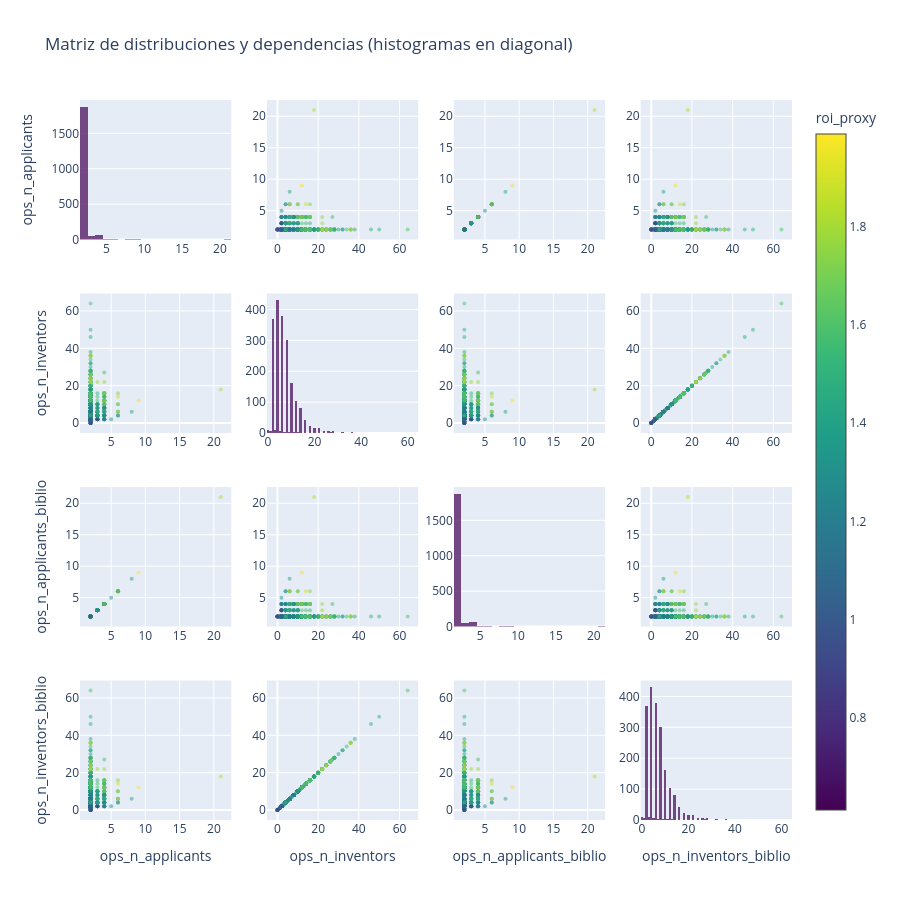

Notebook cell for this chart:
### Markdown cell above
### Historigramas y correlación entre variabñes de la agrupación (Solicitantes e inventores vs ROI)

### Code cell
cols = [
    "ops_n_applicants",
    "ops_n_inventors",
    "ops_n_applicants_biblio",
    "ops_n_inventors_biblio",
]

df = df_tablon[cols + ["roi_proxy"]].dropna()
n = len(cols)

fig = make_subplots(
    rows=n,
    cols=n,
    shared_xaxes=False,
    shared_yaxes=False
)

for i, y in enumerate(cols):
    for j, x in enumerate(cols):

        # Diagonal → histogramas
        if i == j:
            fig.add_trace(
                go.Histogram(
                    x=df[x],
                    marker=dict(
                        color="rgba(68,1,84,0.7)"
                    ),
                    showlegend=False
                ),
                row=i+1, col=j+1
            )

        # Fuera de diagonal → scatter
        else:
            fig.add_trace(
                go.Scatter(
                    x=df[x],
                    y=df[y],
                    mode="markers",
                    marker=dict(
                        color=df["roi_proxy"],
                        colorscale="Viridis",
                        size=4,
                        opacity=0.5,
                        showscale=(i == 0 and j == n - 1),
                        colorbar=dict(title="roi_proxy")
                    ),
                    showlegend=False
                ),
                row=i+1, col=j+1
            )

# 🔹 ETIQUETAS DE EJES
for i, col in enumerate(cols):
    # Eje Y (primera columna)
    fig.update_yaxes(
        title_text=col,
        row=i+1,
        col=1
    )

    # Eje X (última fila)
    fig.update_xaxes(
        title_text=col,
        row=n,
        col=i+1
    )

fig.update_layout(
    height=900,
    width=900,
    title="Matriz de distribuciones y dependencias (histogramas en diagonal)",
)

fig.show()

### Figure 1 — Plotly figure (JSON) as saved in the notebook; plotly's stock layout.template omitted (floating-point values rounded to 4 significant figures; data arrays with more than 128 entries replaced by an {"elided": "..."} marker saying what was removed)
{"data": [{"marker": {"color": "rgba(68,1,84,0.7)"}, "showlegend": false, "type": "histogram", "x": {"elided": "2000 int values"}, "xaxis": "x", "yaxis": "y"}, {"marker": {"color": {"elided": "2000 float values"}, "colorbar": {"title": {"text": "roi_proxy"}}, "colorscale": [[0, "#440154"], [0.1111, "#482878"], [0.2222, "#3e4989"], [0.3333, "#31688e"], [0.4444, "#26828e"], [0.5556, "#1f9e89"], [0.6667, "#35b779"], [0.7778, "#6ece58"], [0.8889, "#b5de2b"], [1, "#fde725"]], "opacity": 0.5, "showscale": false, "size": 4}, "mode": "markers", "showlegend": false, "type": "scatter", "x": {"elided": "2000 int values"}, "xaxis": "x2", "y": {"elided": "2000 int values"}, "yaxis": "y2"}, {"marker": {"color": {"elided": "2000 float values"}, "colorbar": {"title": {"text": "roi_proxy"}}, "colorscale": [[0, "#440154"], [0.1111, "#482878"], [0.2222, "#3e4989"], [0.3333, "#31688e"], [0.4444, "#26828e"], [0.5556, "#1f9e89"], [0.6667, "#35b779"], [0.7778, "#6ece58"], [0.8889, "#b5de2b"], [1, "#fde725"]], "opacity": 0.5, "showscale": false, "size": 4}, "mode": "markers", "showlegend": false, "type": "scatter", "x": {"elided": "2000 int values"}, "xaxis": "x3", "y": {"elided": "2000 int values"}, "yaxis": "y3"}, {"marker": {"color": {"elided": "2000 float values"}, "colorbar": {"title": {"text": "roi_proxy"}}, "colorscale": [[0, "#440154"], [0.1111, "#482878"], [0.2222, "#3e4989"], [0.3333, "#31688e"], [0.4444, "#26828e"], [0.5556, "#1f9e89"], [0.6667, "#35b779"], [0.7778, "#6ece58"], [0.8889, "#b5de2b"], [1, "#fde725"]], "opacity": 0.5, "showscale": true, "size": 4}, "mode": "markers", "showlegend": false, "type": "scatter", "x": {"elided": "2000 int values"}, "xaxis": "x4", "y": {"elided": "2000 int values"}, "yaxis": "y4"}, {"marker": {"color": {"elided": "2000 float values"}, "colorbar": {"title": {"text": "roi_proxy"}}, "colorscale": [[0, "#440154"], [0.1111, "#482878"], [0.2222, "#3e4989"], [0.3333, "#31688e"], [0.4444, "#26828e"], [0.5556, "#1f9e89"], [0.6667, "#35b779"], [0.7778, "#6ece58"], [0.8889, "#b5de2b"], [1, "#fde725"]], "opacity": 0.5, "showscale": false, "size": 4}, "mode": "markers", "showlegend": false, "type": "scatter", "x": {"elided": "2000 int values"}, "xaxis": "x5", "y": {"elided": "2000 int values"}, "yaxis": "y5"}, {"marker": {"color": "rgba(68,1,84,0.7)"}, "showlegend": false, "type": "histogram", "x": {"elided": "2000 int values"}, "xaxis": "x6", "yaxis": "y6"}, {"marker": {"color": {"elided": "2000 float values"}, "colorbar": {"title": {"text": "roi_proxy"}}, "colorscale": [[0, "#440154"], [0.1111, "#482878"], [0.2222, "#3e4989"], [0.3333, "#31688e"], [0.4444, "#26828e"], [0.5556, "#1f9e89"], [0.6667, "#35b779"], [0.7778, "#6ece58"], [0.8889, "#b5de2b"], [1, "#fde725"]], "opacity": 0.5, "showscale": false, "size": 4}, "mode": "markers", "showlegend": false, "type": "scatter", "x": {"elided": "2000 int values"}, "xaxis": "x7", "y": {"elided": "2000 int values"}, "yaxis": "y7"}, {"marker": {"color": {"elided": "2000 float values"}, "colorbar": {"title": {"text": "roi_proxy"}}, "colorscale": [[0, "#440154"], [0.1111, "#482878"], [0.2222, "#3e4989"], [0.3333, "#31688e"], [0.4444, "#26828e"], [0.5556, "#1f9e89"], [0.6667, "#35b779"], [0.7778, "#6ece58"], [0.8889, "#b5de2b"], [1, "#fde725"]], "opacity": 0.5, "showscale": false, "size": 4}, "mode": "markers", "showlegend": false, "type": "scatter", "x": {"elided": "2000 int values"}, "xaxis": "x8", "y": {"elided": "2000 int values"}, "yaxis": "y8"}, {"marker": {"color": {"elided": "2000 float values"}, "colorbar": {"title": {"text": "roi_proxy"}}, "colorscale": [[0, "#440154"], [0.1111, "#482878"], [0.2222, "#3e4989"], [0.3333, "#31688e"], [0.4444, "#26828e"], [0.5556, "#1f9e89"], [0.6667, "#35b779"], [0.7778, "#6ece58"], [0.8889, "#b5de2b"], [1, "#fde725"]], "opacity": 0.5, "showscale": false, "size": 4}, "mode": "markers", "showlegend": false, "type": "scatter", "x": {"elided": "2000 int values"}, "xaxis": "x9", "y": {"elided": "2000 int values"}, "yaxis": "y9"}, {"marker": {"color": {"elided": "2000 float values"}, "colorbar": {"title": {"text": "roi_proxy"}}, "colorscale": [[0, "#440154"], [0.1111, "#482878"], [0.2222, "#3e4989"], [0.3333, "#31688e"], [0.4444, "#26828e"], [0.5556, "#1f9e89"], [0.6667, "#35b779"], [0.7778, "#6ece58"], [0.8889, "#b5de2b"], [1, "#fde725"]], "opacity": 0.5, "showscale": false, "size": 4}, "mode": "markers", "showlegend": false, "type": "scatter", "x": {"elided": "2000 int values"}, "xaxis": "x10", "y": {"elided": "2000 int values"}, "yaxis": "y10"}, {"marker": {"color": "rgba(68,1,84,0.7)"}, "showlegend": false, "type": "histogram", "x": {"elided": "2000 int values"}, "xaxis": "x11", "yaxis": "y11"}, {"marker": {"color": {"elided": "2000 float values"}, "colorbar": {"title": {"text": "roi_proxy"}}, "colorscale": [[0, "#440154"], [0.1111, "#482878"], [0.2222, "#3e4989"], [0.3333, "#31688e"], [0.4444, "#26828e"], [0.5556, "#1f9e89"], [0.6667, "#35b779"], [0.7778, "#6ece58"], [0.8889, "#b5de2b"], [1, "#fde725"]], "opacity": 0.5, "showscale": false, "size": 4}, "mode": "markers", "showlegend": false, "type": "scatter", "x": {"elided": "2000 int values"}, "xaxis": "x12", "y": {"elided": "2000 int values"}, "yaxis": "y12"}, {"marker": {"color": {"elided": "2000 float values"}, "colorbar": {"title": {"text": "roi_proxy"}}, "colorscale": [[0, "#440154"], [0.1111, "#482878"], [0.2222, "#3e4989"], [0.3333, "#31688e"], [0.4444, "#26828e"], [0.5556, "#1f9e89"], [0.6667, "#35b779"], [0.7778, "#6ece58"], [0.8889, "#b5de2b"], [1, "#fde725"]], "opacity": 0.5, "showscale": false, "size": 4}, "mode": "markers", "showlegend": false, "type": "scatter", "x": {"elided": "2000 int values"}, "xaxis": "x13", "y": {"elided": "2000 int values"}, "yaxis": "y13"}, {"marker": {"color": {"elided": "2000 float values"}, "colorbar": {"title": {"text": "roi_proxy"}}, "colorscale": [[0, "#440154"], [0.1111, "#482878"], [0.2222, "#3e4989"], [0.3333, "#31688e"], [0.4444, "#26828e"], [0.5556, "#1f9e89"], [0.6667, "#35b779"], [0.7778, "#6ece58"], [0.8889, "#b5de2b"], [1, "#fde725"]], "opacity": 0.5, "showscale": false, "size": 4}, "mode": "markers", "showlegend": false, "type": "scatter", "x": {"elided": "2000 int values"}, "xaxis": "x14", "y": {"elided": "2000 int values"}, "yaxis": "y14"}, {"marker": {"color": {"elided": "2000 float values"}, "colorbar": {"title": {"text": "roi_proxy"}}, "colorscale": [[0, "#440154"], [0.1111, "#482878"], [0.2222, "#3e4989"], [0.3333, "#31688e"], [0.4444, "#26828e"], [0.5556, "#1f9e89"], [0.6667, "#35b779"], [0.7778, "#6ece58"], [0.8889, "#b5de2b"], [1, "#fde725"]], "opacity": 0.5, "showscale": false, "size": 4}, "mode": "markers", "showlegend": false, "type": "scatter", "x": {"elided": "2000 int values"}, "xaxis": "x15", "y": {"elided": "2000 int values"}, "yaxis": "y15"}, {"marker": {"color": "rgba(68,1,84,0.7)"}, "showlegend": false, "type": "histogram", "x": {"elided": "2000 int values"}, "xaxis": "x16", "yaxis": "y16"}], "layout": {"height": 900, "title": {"text": "Matriz de distribuciones y dependencias (histogramas en diagonal)"}, "width": 900, "xaxis": {"anchor": "y", "domain": [0, 0.2125]}, "xaxis10": {"anchor": "y10", "domain": [0.2625, 0.475]}, "xaxis11": {"anchor": "y11", "domain": [0.525, 0.7375]}, "xaxis12": {"anchor": "y12", "domain": [0.7875, 1]}, "xaxis13": {"anchor": "y13", "domain": [0, 0.2125], "title": {"text": "ops_n_applicants"}}, "xaxis14": {"anchor": "y14", "domain": [0.2625, 0.475], "title": {"text": "ops_n_inventors"}}, "xaxis15": {"anchor": "y15", "domain": [0.525, 0.7375], "title": {"text": "ops_n_applicants_biblio"}}, "xaxis16": {"anchor": "y16", "domain": [0.7875, 1], "title": {"text": "ops_n_inventors_biblio"}}, "xaxis2": {"anchor": "y2", "domain": [0.2625, 0.475]}, "xaxis3": {"anchor": "y3", "domain": [0.525, 0.7375]}, "xaxis4": {"anchor": "y4", "domain": [0.7875, 1]}, "xaxis5": {"anchor": "y5", "domain": [0, 0.2125]}, "xaxis6": {"anchor": "y6", "domain": [0.2625, 0.475]}, "xaxis7": {"anchor": "y7", "domain": [0.525, 0.7375]}, "xaxis8": {"anchor": "y8", "domain": [0.7875, 1]}, "xaxis9": {"anchor": "y9", "domain": [0, 0.2125]}, "yaxis": {"anchor": "x", "domain": [0.8063, 1], "title": {"text": "ops_n_applicants"}}, "yaxis10": {"anchor": "x10", "domain": [0.2687, 0.4625]}, "yaxis11": {"anchor": "x11", "domain": [0.2687, 0.4625]}, "yaxis12": {"anchor": "x12", "domain": [0.2687, 0.4625]}, "yaxis13": {"anchor": "x13", "domain": [0, 0.1938], "title": {"text": "ops_n_inventors_biblio"}}, "yaxis14": {"anchor": "x14", "domain": [0, 0.1938]}, "yaxis15": {"anchor": "x15", "domain": [0, 0.1938]}, "yaxis16": {"anchor": "x16", "domain": [0, 0.1938]}, "yaxis2": {"anchor": "x2", "domain": [0.8063, 1]}, "yaxis3": {"anchor": "x3", "domain": [0.8063, 1]}, "yaxis4": {"anchor": "x4", "domain": [0.8063, 1]}, "yaxis5": {"anchor": "x5", "domain": [0.5375, 0.7312], "title": {"text": "ops_n_inventors"}}, "yaxis6": {"anchor": "x6", "domain": [0.5375, 0.7312]}, "yaxis7": {"anchor": "x7", "domain": [0.5375, 0.7312]}, "yaxis8": {"anchor": "x8", "domain": [0.5375, 0.7312]}, "yaxis9": {"anchor": "x9", "domain": [0.2687, 0.4625], "title": {"text": "ops_n_applicants_biblio"}}}}
